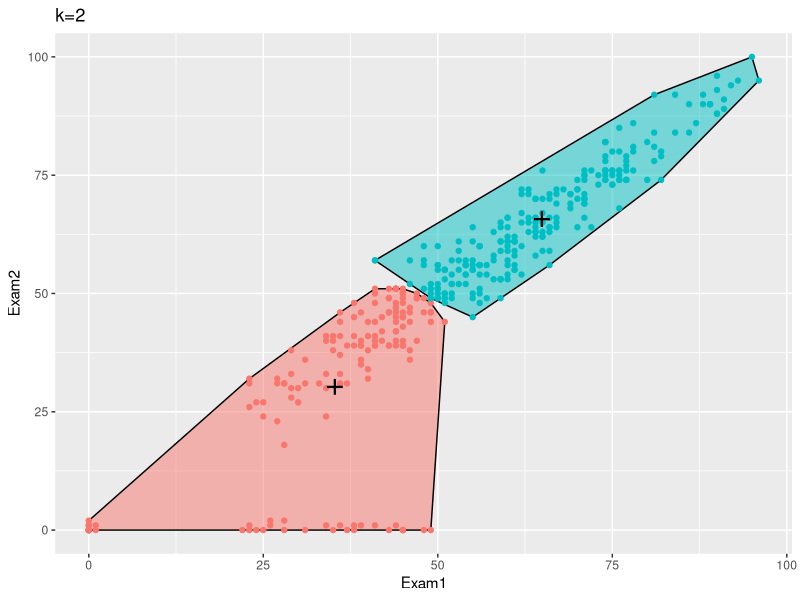
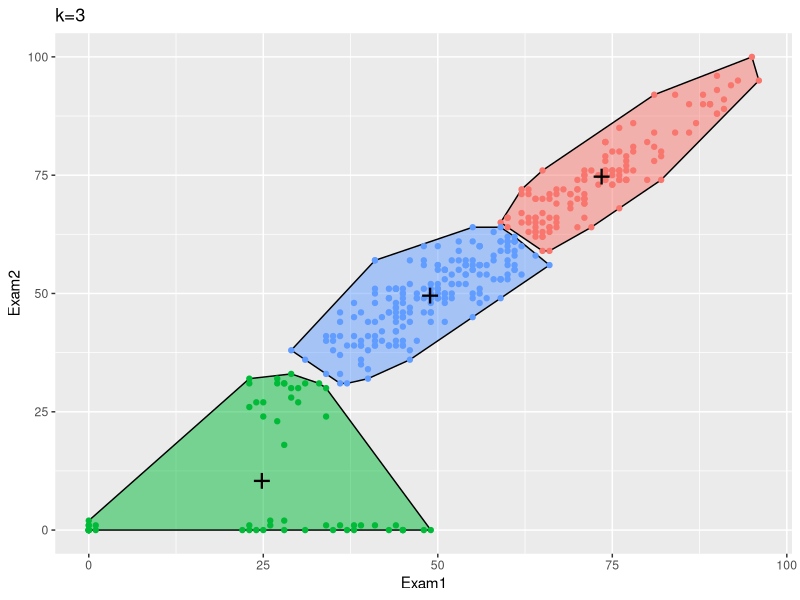
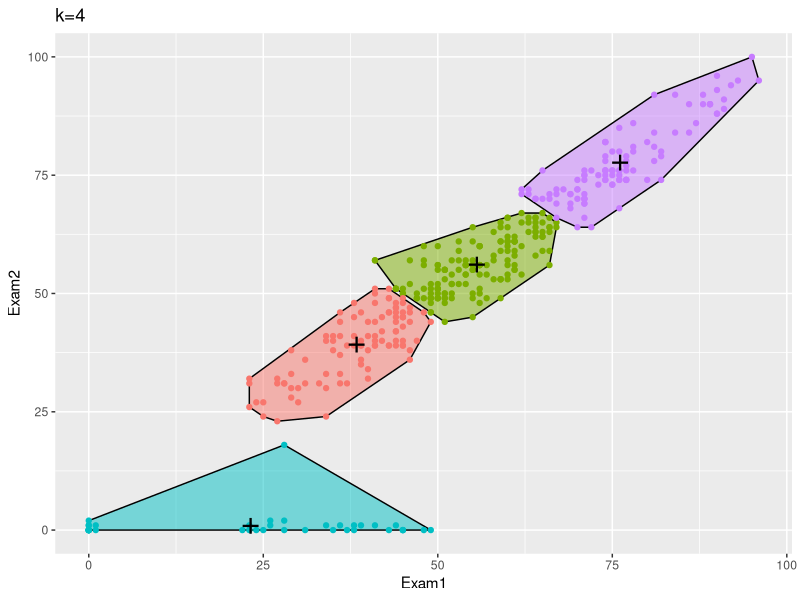
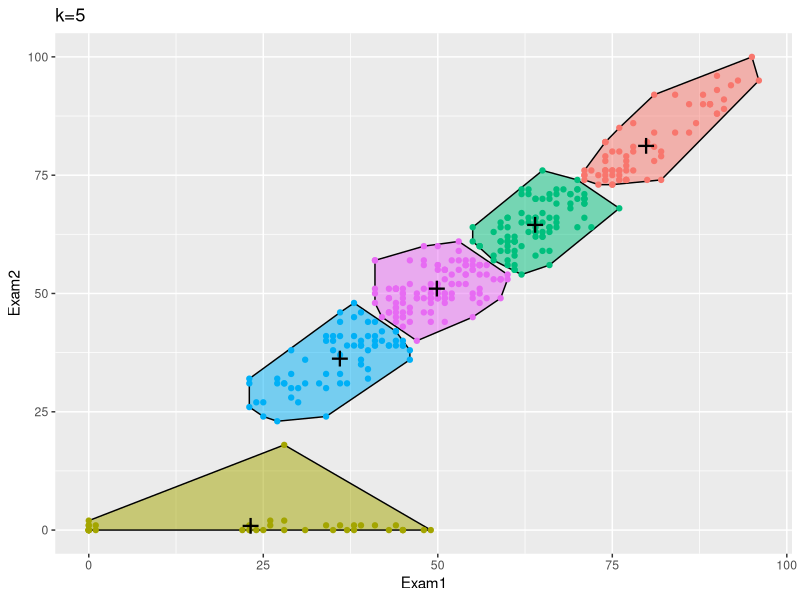
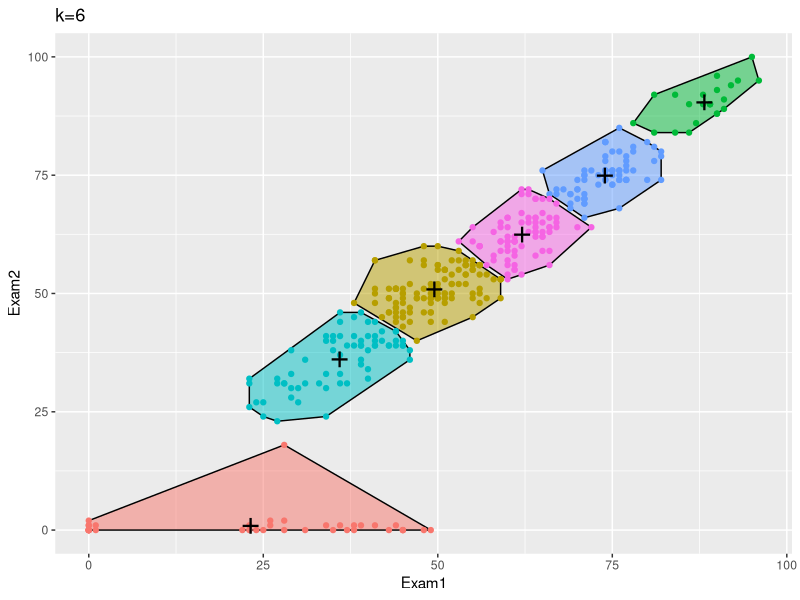
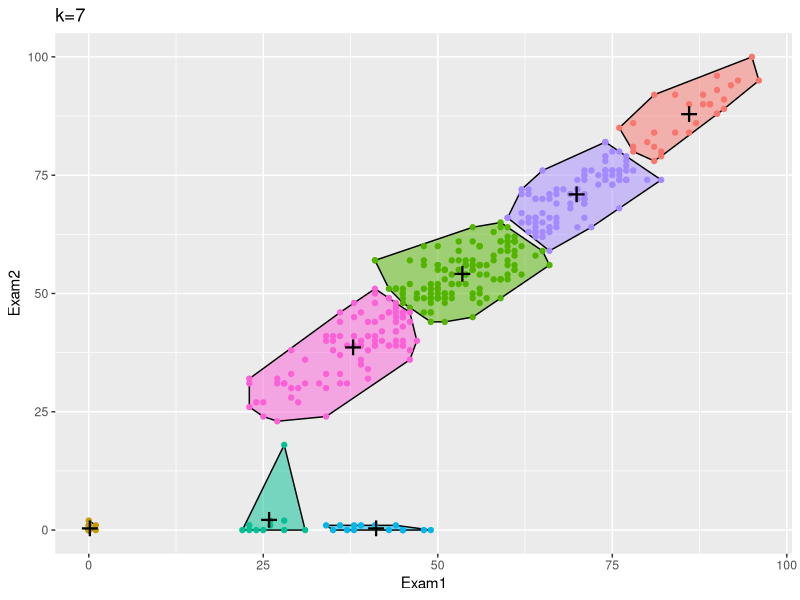
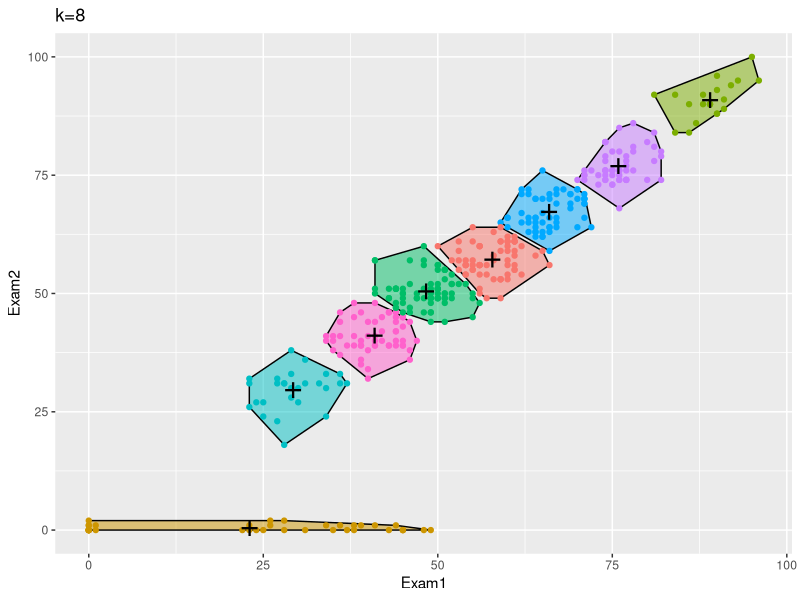
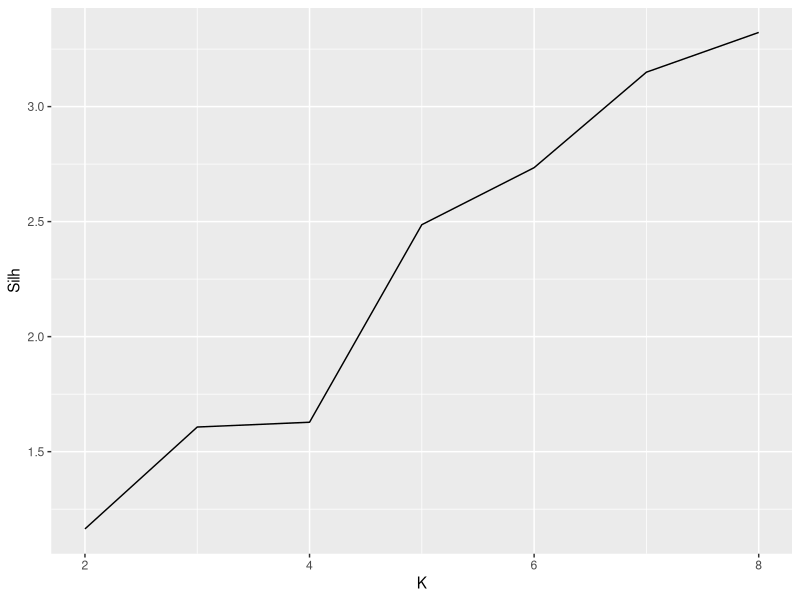

The R script that drew these images, in order:
#Grouping pupils as per their performance at two intermediate examinations----
library(tidyverse)
student <- read_csv("clustering-student-mat.csv") #In workspace
library(cluster)
#student
K <- 2:8
list_clu_res <- vector("list", length(K))

list_clu_res <- map(K, ~kmeans(student %>% select(Exam1, Exam2), centers = .))
for(i in seq_along(K)) {
  student_clu <- student %>%
    bind_cols(tibble(cluster = list_clu_res[[i]]$cluster)) %>%
    mutate(cluster = factor(cluster))
  # Filter points that lie on a cluster's convex hull
  student_hull <- student_clu %>%
    split(.$cluster) %>%
    map(~ slice(., chull(.$Exam1, .$Exam2))) %>%
    do.call("rbind", .)
  print(ggplot(student_clu, aes(Exam1, Exam2, color = cluster, fill = cluster)) +
          geom_polygon(data = student_hull, alpha = .5, color = "black") +
          geom_point(pch = 21) +
          geom_point(data = student_clu %>%
                       group_by(cluster) %>%
                       summarize_all(mean), shape = "+", color = "black",
                     size = 8) +
          guides(fill = FALSE, color = FALSE) +
          labs(title = str_c("k=", K[i])))
}

#-------------Silhouette Coefficient------------------------------------
silh <- map_dbl(list_clu_res, ~mean(silhouette(.$cluster, dist(student %>% select(Exam1, Exam2)))))

student_silh <- tibble(K = K,
                       Silh = silh)
student_silh %>%
  ggplot(aes(K, Silh)) +
  geom_line(aes(group = factor(1)))

run_opt <- which.max(student_silh$Silh)


#---------------------HAC-Dendrogram----------------------
dm <- tribble(~p1,~p2,~p3,~p4,~p5,
              0.00, 0.02, 0.90, 0.36, 0.53,
              0.02, 0.00, 0.65, 0.15, 0.24,
              0.90, 0.65, 0.00, 0.59, 0.45,
              0.36, 0.15, 0.59, 0.00, 0.56,
              0.53, 0.24, 0.45, 0.56, 0.00) %>% as.matrix()

rownames(dm) <- letters[1:5]
colnames(dm) <- letters[1:5]
knitr::kable(dm)
plot(hclust(as.dist(dm), "complete"))
plot(hclust(as.dist(dm), "single"))
plot(hclust(as.dist(dm), "average"))